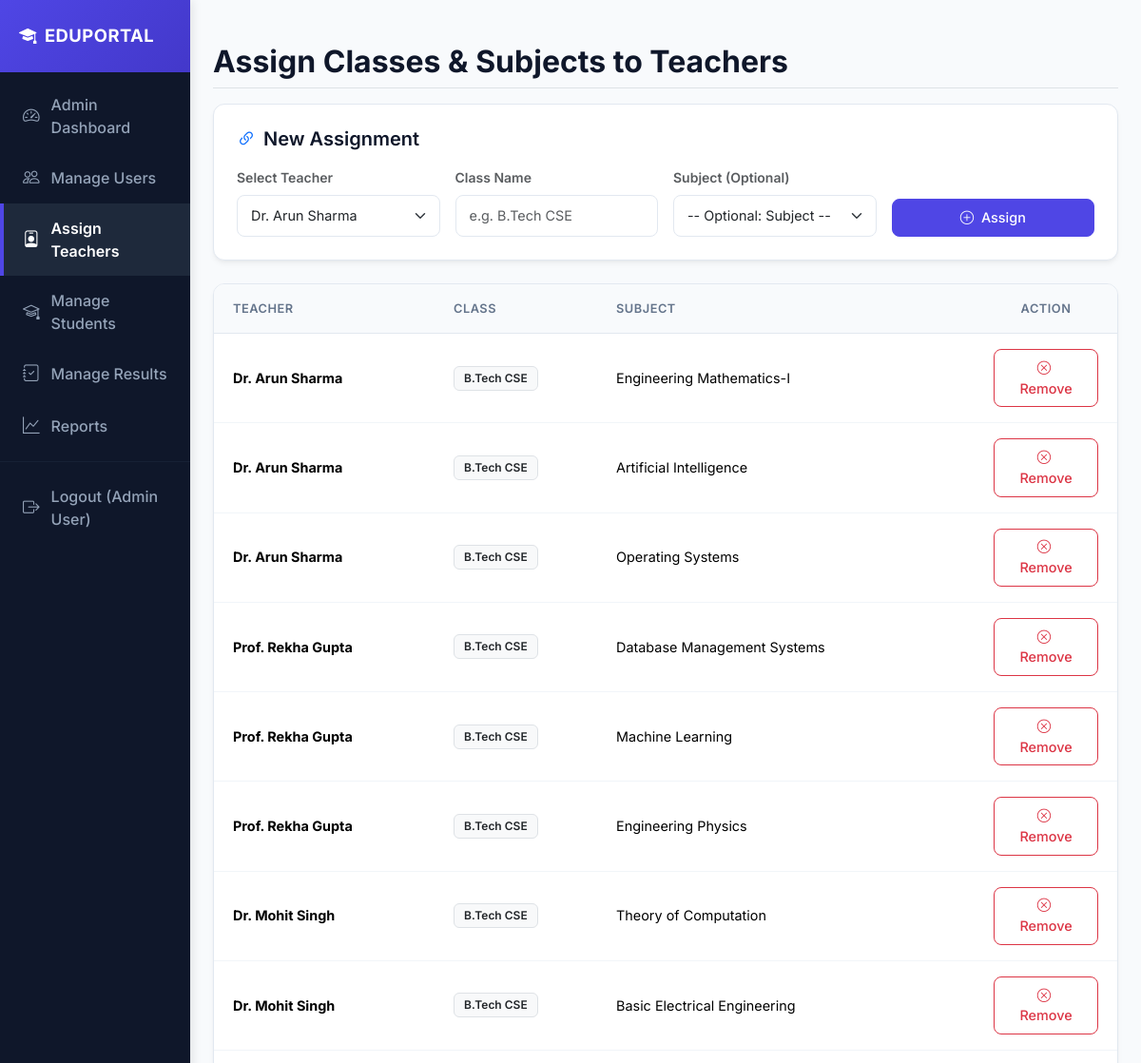
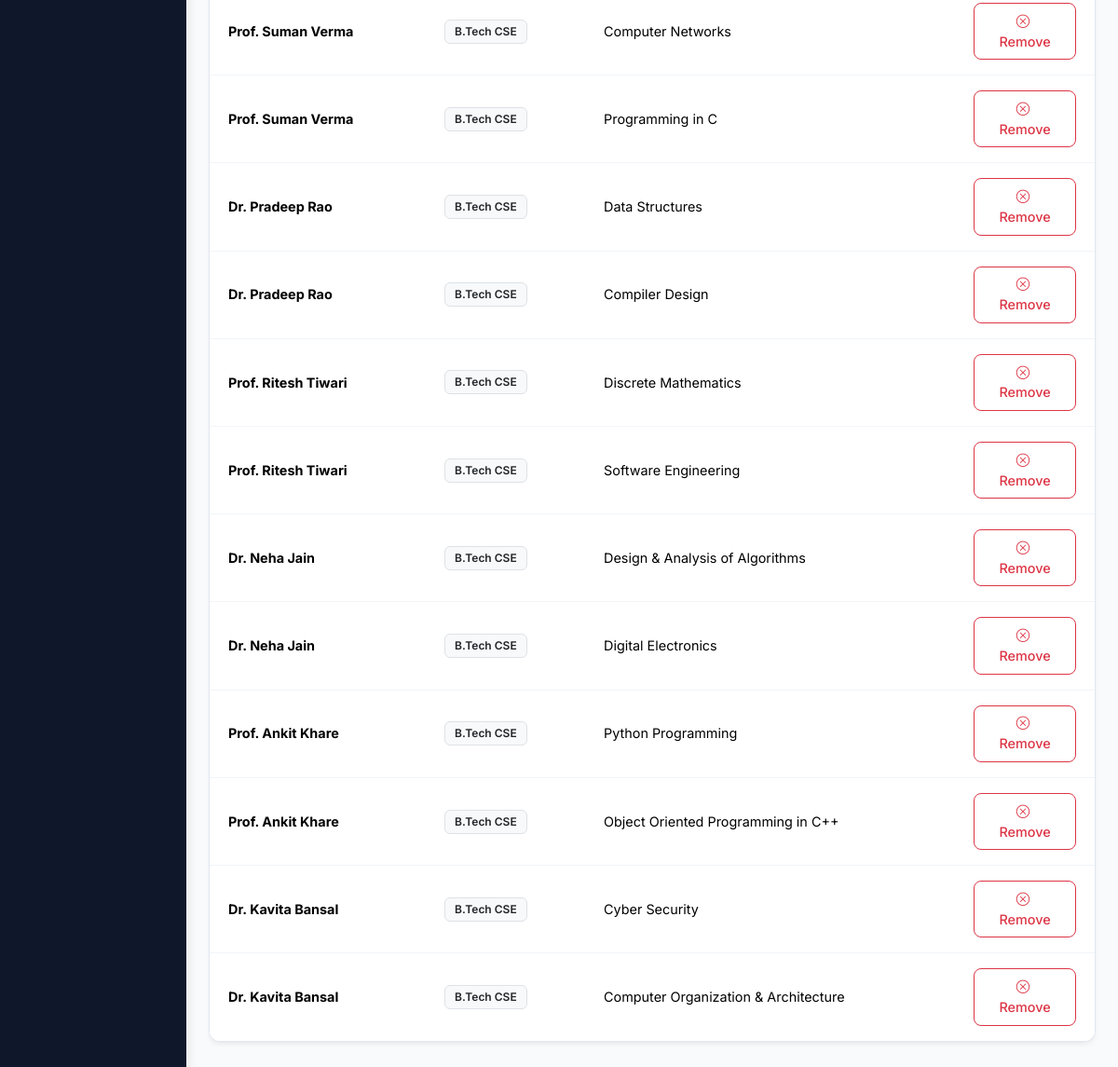
/admin_assign.php (signed in), run on the app's committed database (2 pictures, top to bottom).
### tables this page shows
CREATE TABLE teacher_assignments (
  id INT AUTO_INCREMENT PRIMARY KEY,
  teacher_id INT NOT NULL,
  class VARCHAR(100) NOT NULL,
  subject_id INT DEFAULT NULL,
  created_at TIMESTAMP DEFAULT CURRENT_TIMESTAMP,
  FOREIGN KEY (teacher_id) REFERENCES users(id) ON DELETE CASCADE,
  FOREIGN KEY (subject_id) REFERENCES subjects(id) ON DELETE SET NULL
);

CREATE TABLE users (
  id INT AUTO_INCREMENT PRIMARY KEY,
  name VARCHAR(100),
  email VARCHAR(150) UNIQUE,
  password VARCHAR(255),
  role ENUM('admin','teacher','student') DEFAULT 'student',
  created_at TIMESTAMP DEFAULT CURRENT_TIMESTAMP
);

CREATE TABLE subjects (
  id INT AUTO_INCREMENT PRIMARY KEY,
  code VARCHAR(50),
  title VARCHAR(200)
);

### includes/header.php (called while the page is built, shortened)
<?php
require_once __DIR__ . '/../config/db.php';
$user = $_SESSION['user'];
?>

### config/db.php (called while the page is built, shortened)
<?php
function esc($v){ return htmlspecialchars(trim($v), ENT_QUOTES, 'UTF-8'); }
?>

### admin_assign.php (the view, shortened to what this page needs)
<?php require_once 'includes/header.php'; if($user['role']!='admin') die('Unauthorized');
$teachers = $conn->query("SELECT id,name FROM users WHERE role='teacher'")->fetch_all(MYSQLI_ASSOC);
$assignments = $conn->query('SELECT ta.*, u.name AS teacher_name, sub.title AS subject_title FROM teacher_assignments ta JOIN users u ON ta.teacher_id=u.id LEFT JOIN subjects sub ON ta.subject_id=sub.id ORDER BY ta.teacher_id')->fetch_all(MYSQLI_ASSOC);
?><!doctype html>
<html>
<head>
  <link href="https://cdn.jsdelivr.net/npm/bootstrap@5.3.2/dist/css/bootstrap.min.css" rel="stylesheet">
  <link rel="stylesheet" href="https://cdn.jsdelivr.net/npm/bootstrap-icons@1.11.2/font/bootstrap-icons.min.css">
  <link rel="stylesheet" href="style.css">
</head>
<body>
  <div class="container-fluid">
    <div class="row">
      <?php include 'includes/sidebar.php'; ?>
      <main class="col-md-9 ms-sm-auto col-lg-10 px-md-4">
        <div class="d-flex justify-content-between align-items-center pt-3 pb-2 mb-3 border-bottom">
          <h2 class="h2 page-title mb-0">Assign Classes & Subjects to Teachers</h2>
        </div>
        <div class="card p-4 mb-4">
          <h5 class="card-title mb-3"><i class="bi bi-link-45deg me-2 text-primary"></i>New Assignment</h5>
          <form method="post" class="row g-3 align-items-end">
            <div class="col-md-3">
              <label class="form-label small fw-semibold text-muted">Select Teacher</label>
              <select name="teacher_id" class="form-select">
                <?php foreach($teachers as $t): ?>
                  <option value="<?=$t['id']?>"><?=esc($t['name'])?></option>
                <?php endforeach; ?>
              </select>
            </div>
            <div class="col-md-3">
              <label class="form-label small fw-semibold text-muted">Class Name</label>
              <input name="class" class="form-control" placeholder="e.g. B.Tech CSE" required>
            </div>
            <div class="col-md-3">
              <label class="form-label small fw-semibold text-muted">Subject (Optional)</label>
              <select name="subject_id" class="form-select">
                <option value="">-- Optional: Subject --</option>
              </select>
            </div>
            <div class="col-md-3">
              <button class="btn btn-primary w-100 py-2" name="assign">
                <i class="bi bi-plus-circle me-1"></i> Assign
              </button>
            </div>
          </form>
        </div>
        <div class="table-container">
          <table class="table align-middle">
            <thead>
              <tr>
                <th>Teacher</th>
                <th>Class</th>
                <th>Subject</th>
                <th style="width: 150px; text-align: center;">Action</th>
              </tr>
            </thead>
            <tbody>
              <?php foreach($assignments as $a): ?>
                <tr>
                  <td><strong><?=esc($a['teacher_name'])?></strong></td>
                  <td><span class="badge bg-light text-dark border"><?=esc($a['class'])?></span></td>
                  <td><?=esc($a['subject_title']?:'--')?></td>
                  <td class="text-center">
                    <a class="btn btn-sm btn-outline-danger" href="?delete=<?=$a['id']?>" onclick="return confirm('Remove assignment?')">
                      <i class="bi bi-x-circle me-1"></i> Remove
                    </a>
                  </td>
                </tr>
              <?php endforeach; ?>
            </tbody>
          </table>
        </div>
      </main>
    </div>
  </div>
</body>
</html>

### includes/sidebar.php (shortened to what this page needs)
<?php
$role = $user['role'];
$active = basename($_SERVER['PHP_SELF']);
?>
<nav class="col-md-2 d-none d-md-block sidebar">
  <div class="sidebar-header">
    <i class="bi bi-mortarboard-fill me-2"></i>EduPortal
  </div>
  <div class="position-sticky pt-2">
    <ul class="nav flex-column">
      <?php if($role=='admin'): ?>
        <li class="nav-item">
          <a class="nav-link <?= ($active=='admin_dashboard.php')?'active':'' ?>" href="admin_dashboard.php">
            <i class="bi bi-speedometer2"></i> Admin Dashboard
          </a>
        </li>
        <li class="nav-item">
          <a class="nav-link <?= ($active=='admin_manage_users.php' || $active=='admin_user_add.php' || $active=='admin_user_edit.php')?'active':'' ?>" href="admin_manage_users.php">
            <i class="bi bi-people"></i> Manage Users
          </a>
        </li>
        <li class="nav-item">
          <a class="nav-link <?= ($active=='admin_assign.php')?'active':'' ?>" href="admin_assign.php">
            <i class="bi bi-person-badge"></i> Assign Teachers
          </a>
        </li>
        <li class="nav-item">
          <a class="nav-link <?= ($active=='students.php' || $active=='students_add.php' || $active=='students_edit.php')?'active':'' ?>" href="students.php">
            <i class="bi bi-mortarboard"></i> Manage Students
          </a>
        </li>
        <li class="nav-item">
          <a class="nav-link <?= ($active=='results.php' || $active=='results_add.php' || $active=='results_edit.php')?'active':'' ?>" href="results.php">
            <i class="bi bi-journal-check"></i> Manage Results
          </a>
        </li>
        <li class="nav-item">
          <a class="nav-link <?= ($active=='reports.php')?'active':'' ?>" href="reports.php">
            <i class="bi bi-graph-up"></i> Reports
          </a>
        </li>
      <?php endif; ?>
      <hr style="border-top: 1px solid #334155; margin: 10px 0;">
      <li class="nav-item">
        <a class="nav-link" href="logout.php">
          <i class="bi bi-box-arrow-right"></i> Logout (<?=esc($user['name'])?>)
        </a>
      </li>
    </ul>
  </div>
</nav>

### style.css (style rules this page uses)
:root { --bg-primary: #f8fafc; --text-main: #1e293b; --text-muted: #64748b; --sidebar-bg: #0f172a; --sidebar-hover: #1e293b; --primary: #4f46e5; --primary-hover: #4338ca; --border-color: #e2e8f0; --card-shadow: 0 4px 6px -1px rgb(0 0 0 / 0.05), 0 2px 4px -2px rgb(0 0 0 / 0.05); }
body { font-family: 'Inter', sans-serif; background-color: var(--bg-primary); color: var(--text-main); margin: 0; padding: 0; }
.sidebar { background-color: var(--sidebar-bg); min-height: 100vh; box-shadow: 2px 0 10px rgba(0, 0, 0, 0.1); padding: 0; }
.sidebar-header { padding: 24px 20px; background: linear-gradient(135deg, var(--primary), var(--primary-hover)); color: #fff; font-weight: 700; font-size: 1.15rem; letter-spacing: 0.5px; text-transform: uppercase; }
.sidebar .nav-link { color: #94a3b8; font-weight: 500; padding: 14px 20px; border-radius: 0px; border-left: 4px solid transparent; display: flex; align-items: center; gap: 12px; transition: all 0.2s ease-in-out; }
.sidebar .nav-link i { font-size: 1.1rem; }
.sidebar .nav-link.active { color: #fff; background-color: var(--sidebar-hover); border-left-color: var(--primary); font-weight: 600; }
main { padding: 30px 40px; }
.page-title { font-weight: 700; color: var(--sidebar-bg); margin-bottom: 24px; }
.card { background-color: #ffffff; border: 1px solid var(--border-color); border-radius: 12px; box-shadow: var(--card-shadow); transition: transform 0.2s ease, box-shadow 0.2s ease; }
.card-title { font-weight: 600; color: var(--sidebar-bg); }
.form-control, .form-select { border-radius: 8px; border: 1px solid var(--border-color); padding: 10px 14px; font-size: 0.9rem; transition: border-color 0.2s ease, box-shadow 0.2s ease; }
.btn { border-radius: 8px; font-weight: 500; padding: 8px 16px; font-size: 0.9rem; transition: all 0.2s ease; }
.btn-primary { background-color: var(--primary); border-color: var(--primary); }
.table-container { background-color: #ffffff; border: 1px solid var(--border-color); border-radius: 12px; box-shadow: var(--card-shadow); overflow: hidden; margin-top: 20px; }
.table { margin-bottom: 0; }
.table th { background-color: #f8fafc; color: var(--text-muted); font-weight: 600; font-size: 0.8rem; text-transform: uppercase; letter-spacing: 0.5px; border-bottom: 1px solid var(--border-color); padding: 16px 20px; }
.table td { padding: 16px 20px; vertical-align: middle; border-bottom: 1px solid #f1f5f9; font-size: 0.9rem; }
.table tbody tr:last-child td { border-bottom: none; }
.badge { padding: 6px 10px; font-weight: 600; border-radius: 6px; font-size: 0.75rem; display: inline-block; }

### data on the page
teacher_assignments: teacher.name "Dr. Arun Sharma", class "B.Tech CSE", subject.title "Engineering Mathematics-I"
teacher_assignments: teacher.name "Dr. Arun Sharma", class "B.Tech CSE", subject.title "Artificial Intelligence"
teacher_assignments: teacher.name "Dr. Arun Sharma", class "B.Tech CSE", subject.title "Operating Systems"
teacher_assignments: teacher.name "Prof. Rekha Gupta", class "B.Tech CSE", subject.title "Database Management Systems"
teacher_assignments: teacher.name "Prof. Rekha Gupta", class "B.Tech CSE", subject.title "Machine Learning"
teacher_assignments: teacher.name "Prof. Rekha Gupta", class "B.Tech CSE", subject.title "Engineering Physics"
teacher_assignments: teacher.name "Dr. Mohit Singh", class "B.Tech CSE", subject.title "Theory of Computation"
teacher_assignments: teacher.name "Dr. Mohit Singh", class "B.Tech CSE", subject.title "Basic Electrical Engineering"
teacher_assignments: teacher.name "Prof. Suman Verma", class "B.Tech CSE", subject.title "Computer Networks"
teacher_assignments: teacher.name "Prof. Suman Verma", class "B.Tech CSE", subject.title "Programming in C"
teacher_assignments: teacher.name "Dr. Pradeep Rao", class "B.Tech CSE", subject.title "Data Structures"
teacher_assignments: teacher.name "Dr. Pradeep Rao", class "B.Tech CSE", subject.title "Compiler Design"
teacher_assignments: teacher.name "Prof. Ritesh Tiwari", class "B.Tech CSE", subject.title "Discrete Mathematics"
teacher_assignments: teacher.name "Prof. Ritesh Tiwari", class "B.Tech CSE", subject.title "Software Engineering"
teacher_assignments: teacher.name "Dr. Neha Jain", class "B.Tech CSE", subject.title "Design & Analysis of Algorithms"
teacher_assignments: teacher.name "Dr. Neha Jain", class "B.Tech CSE", subject.title "Digital Electronics"
teacher_assignments: teacher.name "Prof. Ankit Khare", class "B.Tech CSE", subject.title "Python Programming"
teacher_assignments: teacher.name "Prof. Ankit Khare", class "B.Tech CSE", subject.title "Object Oriented Programming in C++"
teacher_assignments: teacher.name "Dr. Kavita Bansal", class "B.Tech CSE", subject.title "Cyber Security"
teacher_assignments: teacher.name "Dr. Kavita Bansal", class "B.Tech CSE", subject.title "Computer Organization & Architecture"

### other printed values
$user['name'] "Admin User"
form field teacher_id "Dr. Arun Sharma"
